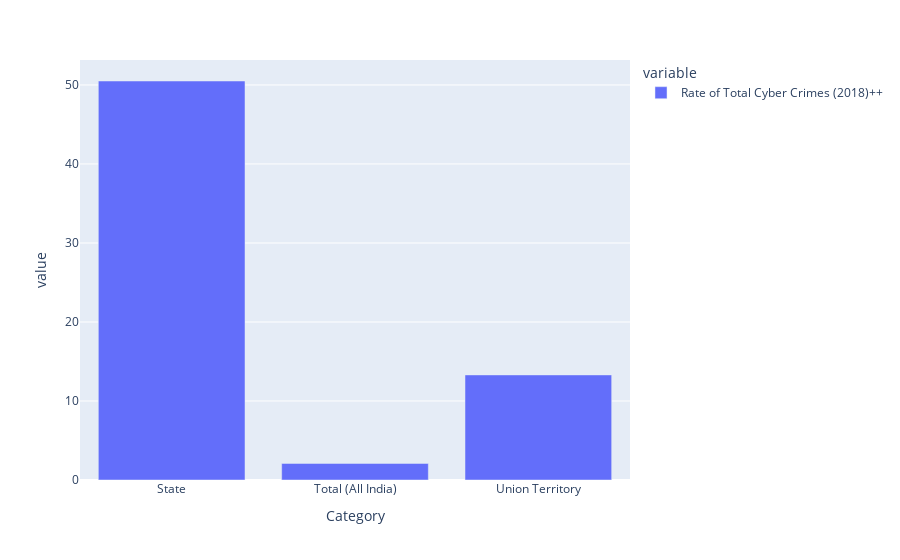

The notebook cell this image was saved under:
### Code cell
fig = px.bar(cyber_C.groupby('Category')['Rate of Total Cyber Crimes (2018)++'].sum())
fig

### Figure 1 — Plotly figure (JSON) as saved in the notebook; plotly's stock layout.template omitted (floating-point values rounded to 4 significant figures)
{"data": [{"alignmentgroup": "True", "hovertemplate": "variable=Rate of Total Cyber Crimes (2018)++<br>Category=%{x}<br>value=%{y}<extra></extra>", "legendgroup": "Rate of Total Cyber Crimes (2018)++", "marker": {"color": "#636efa", "pattern": {"shape": ""}}, "name": "Rate of Total Cyber Crimes (2018)++", "offsetgroup": "Rate of Total Cyber Crimes (2018)++", "orientation": "v", "showlegend": true, "textposition": "auto", "type": "bar", "x": ["State", "Total (All India)", "Union Territory"], "xaxis": "x", "y": [50.5, 2.1, 13.3], "yaxis": "y"}], "layout": {"barmode": "relative", "legend": {"title": {"text": "variable"}, "tracegroupgap": 0}, "margin": {"t": 60}, "xaxis": {"anchor": "y", "domain": [0, 1], "title": {"text": "Category"}}, "yaxis": {"anchor": "x", "domain": [0, 1], "title": {"text": "value"}}}}
